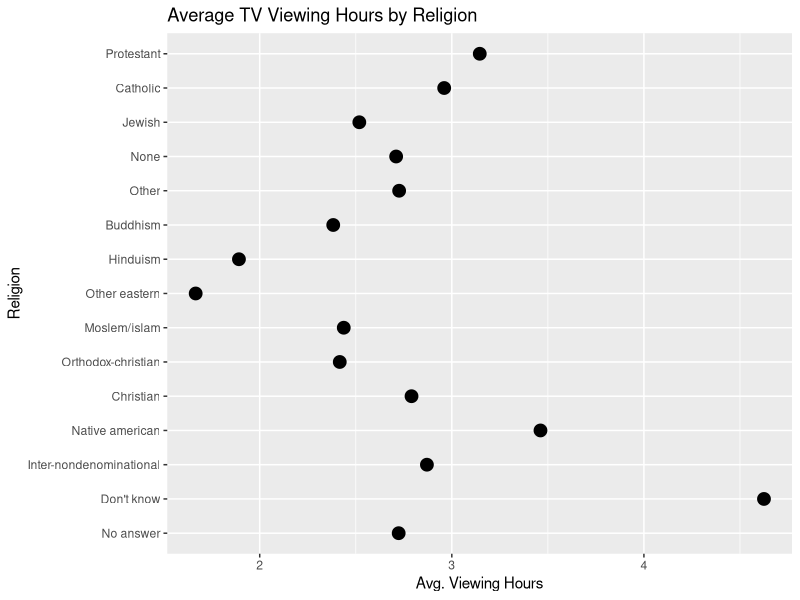
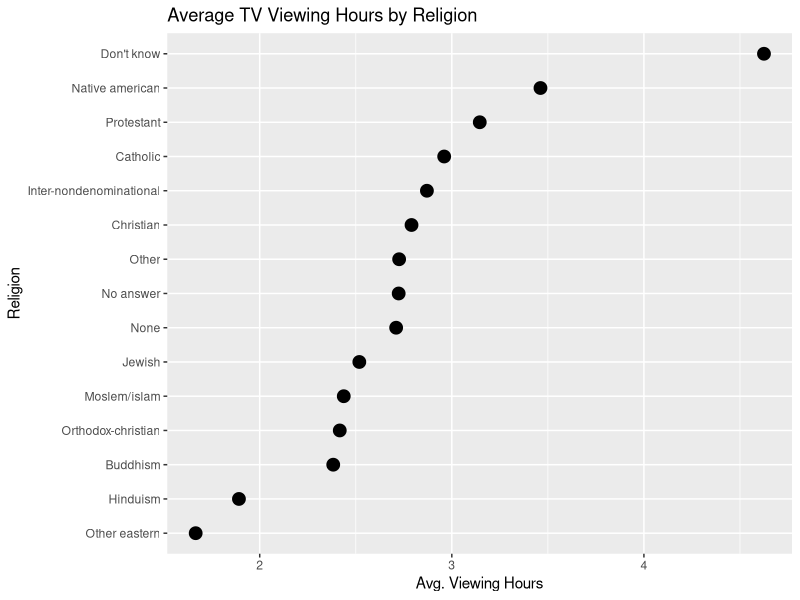
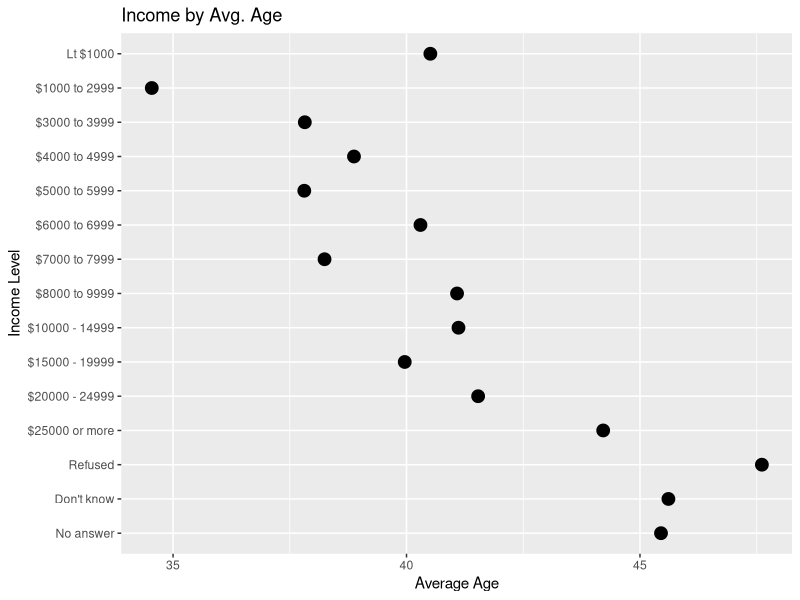
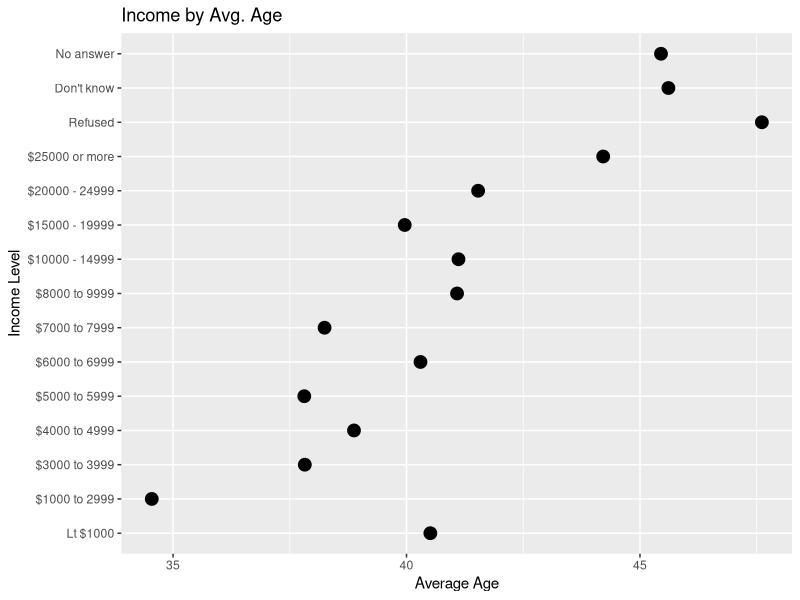
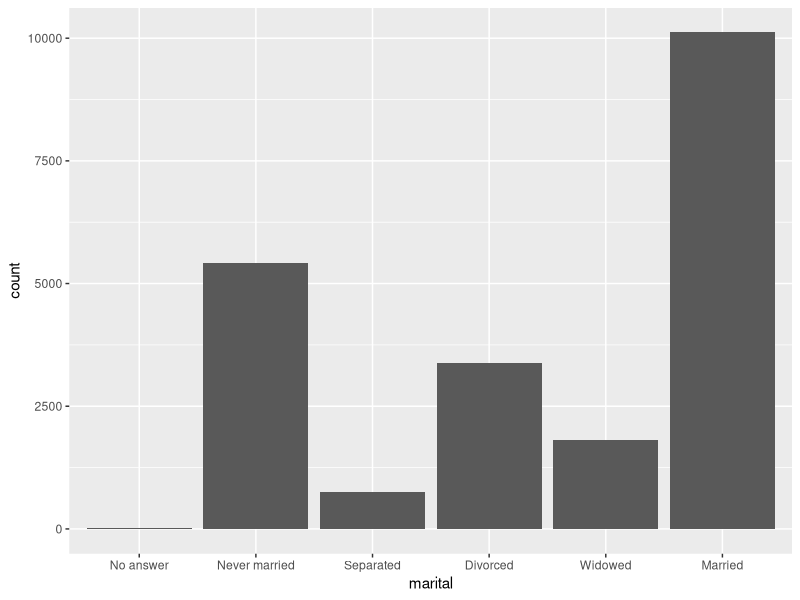
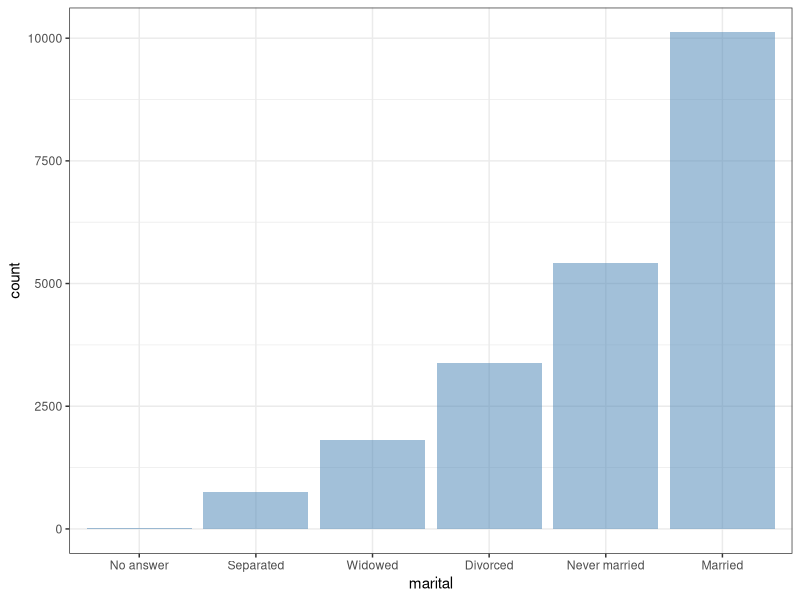
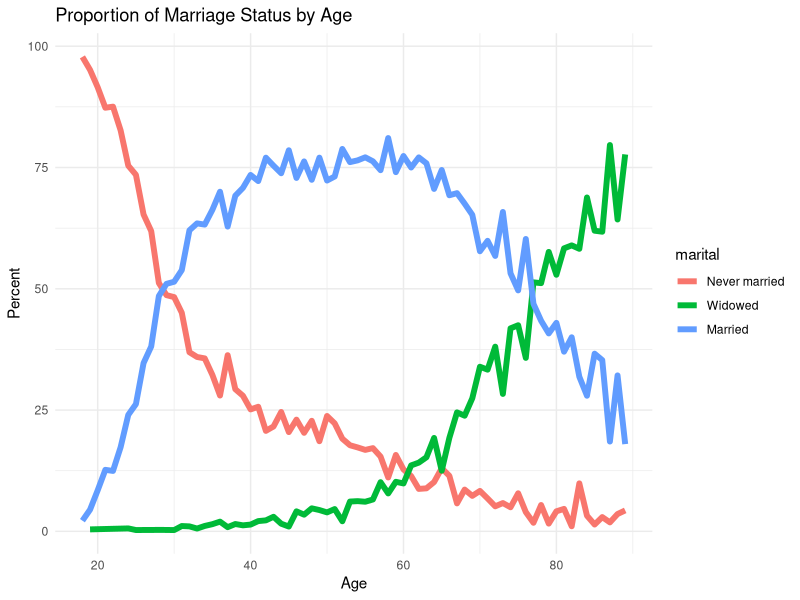
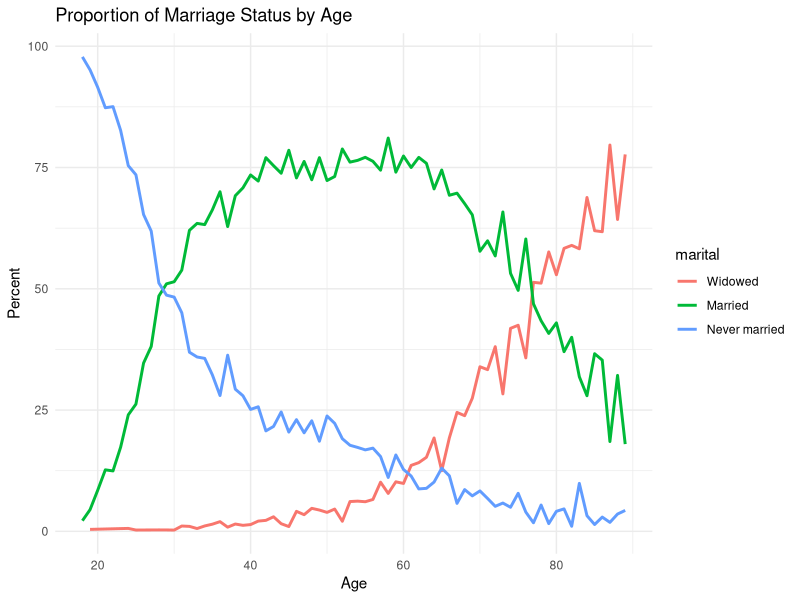

These charts were generated, in order, by the following R code:
## ---- chunk 1
library(tidyverse)
library(forcats)
library(patchwork)
## ---- chunk 2
View(gss_cat)
glimpse(gss_cat)
# The order of categorical variables matters

unique(gss_cat$race)

# or

gss_cat %>% 
  pull(race) %>% # pull the race variable out as a vector, as opposed to as a data.frame
  unique() # requires a vector

# count 
count(gss_cat, race, sort = T) # 1st argument is data.frame, second is the variable, sorted biggest to smallest

gss_cat %>% 
  select(race) %>% 
  table()


gss_cat %>% 
  mutate(race = fct_drop(race)) %>% 
  pull(race) %>% 
  levels()

## ---- chunk 3
# We'd like to order religion BY average TV watching time

gss_cat %>% 
  drop_na(tvhours) %>% 
  group_by(relig) %>% 
  summarise(mean_tv = mean(tvhours)) %>% 
  ggplot(aes(mean_tv, relig)) +
  geom_point(size = 4) +
  labs(
    title = "Average TV Viewing Hours by Religion",
    x = "Avg. Viewing Hours",
    y = "Religion"
  )

# to create the same result using mutate:
# gss_cat %>% 
#   drop_na(tvhours) %>% 
#   group_by(relig) %>% 
#   mutate(mean_tv = mean(tvhours)) %>% 
#   distinct(relig, mean_tv) %>% 
#   ggplot(aes(mean_tv, relig)) +
#   geom_point(size = 4)

gss_cat %>% 
  drop_na(tvhours) %>% 
  group_by(relig) %>% 
  summarise(mean_tv = mean(tvhours)) %>% 
  mutate(relig = fct_reorder(relig, mean_tv)) %>% 
  ggplot(aes(mean_tv, relig)) +
  geom_point(size = 4) +
  labs(
    title = "Average TV Viewing Hours by Religion",
    x = "Avg. Viewing Hours",
    y = "Religion"
  )
## ---- chunk 4
gss_cat %>% 
  drop_na(age) %>% 
  filter(rincome != "Not applicable") %>% 
  group_by(rincome) %>% 
  summarise(mean_age = mean(age)) %>%
  ggplot(aes(mean_age, rincome)) +
  geom_point(size = 4) +
  labs(
    title = "Income by Avg. Age",
    x = "Average Age",
    y = "Income Level"
  )


gss_cat %>% 
  drop_na(age) %>% 
  filter(rincome != "Not applicable") %>% 
  group_by(rincome) %>% 
  summarise(mean_age = mean(age)) %>%
  mutate(rincome = fct_rev(rincome)) %>% 
  ggplot(aes(mean_age, rincome)) +
  geom_point(size = 4) +
  labs(
    title = "Income by Avg. Age",
    x = "Average Age",
    y = "Income Level"
  )
## ---- chunk 5

# Original Plot
gss_cat %>% 
  ggplot(aes(marital)) +
  geom_bar()

# frequency count
gss_cat %>% 
  mutate(marital = fct_infreq(marital)) %>% # frequency count
  count(marital)

# reverse frequency count
gss_cat %>% 
  mutate(marital = fct_infreq(marital)) %>% # frequency count
  mutate(marital = fct_rev(marital)) %>% # reverse frequency count
  count(marital)

# Visualize
gss_cat %>% 
  mutate(marital = marital %>% fct_infreq() %>% fct_rev()) %>% 
  ggplot(aes(marital)) +
  geom_bar(fill = "steelblue", alpha = 0.5) +
  theme_bw()
## ---- chunk 6
gss_cat %>% 
  mutate(partyid = fct_recode(partyid,
                              "Republican, strong" = "Strong republican",
                              "Republican, weak" = "Not str republican",
                              "Independent, near rep" = "Ind, near rep",
                              "Independent, near dem" = "Ind, near dem",
                              "Democrat, weak" = "Not str democrat",
                              "Democrat, strong" = "Strong democrat",
                              "Other" = "No answer",
                              "Other" = "Don't know",
                              "Other" = "Other party"
                              )) %>% 
  count(partyid)

# Alternative method - Factor Collapse
gss_cat %>% 
  mutate(partyid = fct_collapse(partyid,
                                other = c("No answer", "Don't know", "Other party"),
                                rep = c("Strong republican", "Not str republican"),
                                ind = c("Ind, near rep", "Ind, near dem"),
                                dem = c("Not str democrat", "Strong democrat"))) %>% 
  count(partyid)

# lumping into other
gss_cat %>% 
  count(relig, sort = T)

gss_cat %>% 
  mutate(relig = fct_lump(relig, n=2)) %>% # lumps results into top to, and all others
  count(relig)
## ---- chunk 7

gss_cat %>% 
  filter(!is.na(age)) %>% 
  filter(marital %in% c(
    "Never married",
    "Married",
    "Widowed")) %>% 
  count(age, marital) %>% 
  group_by(age) %>% 
  mutate(prop = (n / sum(n)) * 100) %>% 
  ggplot(aes(age, prop, colour = marital)) +
  geom_line(size = 2, na.rm = TRUE) +
  theme_minimal() +
  labs(
    title = "Proportion of Marriage Status by Age",
    x = "Age",
    y = "Percent"
  )

# by default the legend is ordered as a factor. Lets rearrange so the colour of the
# legend is displayed to match the order of the lines at the end of the chart.

gss_cat %>% 
  filter(!is.na(age)) %>% 
  filter(marital %in% c(
    "Never married",
    "Married",
    "Widowed")) %>% 
  count(age, marital) %>% 
  group_by(age) %>% 
  mutate(prop = (n / sum(n)) * 100) %>% 
  mutate(marital = fct_reorder2(marital, age, prop)) %>% 
  mutate(marital = fct_rev(marital)) %>% 
  ggplot(aes(age, prop, colour = marital)) +
  geom_line(size = 1, na.rm = TRUE) +
  theme_minimal() +
  labs(
    title = "Proportion of Marriage Status by Age",
    x = "Age",
    y = "Percent"
  )
